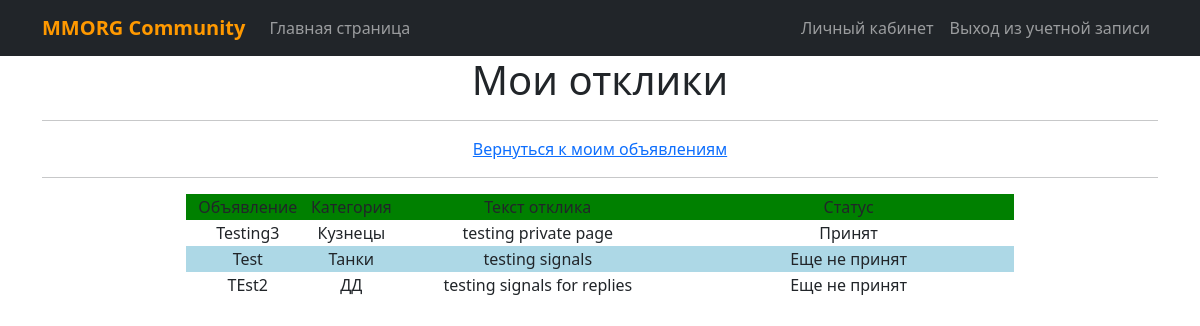
The app's page /user/7/replies (signed in) with its own data.
### board/models.py (models this page shows, shortened)
class Reply(models.Model):
    listing = models.ForeignKey(Listing, on_delete=models.CASCADE)
    author = models.ForeignKey(User, on_delete=models.CASCADE)
    text = models.TextField()
    status = models.BooleanField(default=False)

class Listing(models.Model):
    author = models.ForeignKey(User, on_delete=models.CASCADE)
    dateCreation = dateCreation = models.DateTimeField(auto_now_add=True)
    CATEGORY_CHOICES = (
        ('tank', 'Танки'),
        ('healer', 'Хилы'),
        ('dd', 'ДД'),
        ('trader', 'Торговцы'),
        ('guild_master', 'Гилдмастеры'),
        ('quest_giver', 'Квестгиверы'),
        ('blacksmith', 'Кузнецы'),
        ('leatherworker', 'Кожевники'),
        ('alchemist', 'Зельевары'),
        ('spellcaster', 'Мастера заклинаний'),
    )
    category = models.CharField(max_length=20, choices=CATEGORY_CHOICES)
    title = models.CharField(max_length=100)
    text = models.TextField()
    image1 = models.ImageField(blank=True)
    image2 = models.ImageField(blank=True)
    def get_category_display_ru(self):
        category_choices = dict(self.CATEGORY_CHOICES)
        return category_choices.get(self.category, '')

### board/views.py (the view)
# urls.py: path('user/<int:pk>/replies', AuthorReplies.as_view(), name='author_replies'),
class AuthorReplies(LoginRequiredMixin, ListView):
    model = Reply
    template_name = 'author_replies.html'
    context_object_name = 'author_replies'
    def get_queryset(self):
        self.author = get_object_or_404(User, id=self.kwargs['pk'])
        queryset = Reply.objects.filter(author=self.author)
        return queryset

### templates/author_replies.html (shortened to what this page needs)
{% extends 'flatpages/default.html' %}
{% block content %}
   <h1>Мои отклики</h1>
   <hr>
   <a href="{% url 'author_list' user.id %}">Вернуться к моим объявлениям</a>
 <hr>
   {% if author_replies %}
       <table align="center">
           <tr>
               <td width="15%">Объявление</td>
               <td width="10%">Категория</td>
               <td width="35%">Текст отклика</td>
               <td colspan="7">Статус</td>
           </tr>
           {% for reply in author_replies %}
                  <tr>
                      <td>{{ reply.listing.title }}</td>
                      <td>{{ reply.listing.get_category_display_ru }}</td>
                      <td>{{ reply.text }}</td>
                      {% if reply.status %}
                        <td>Принят</td>
                      {% else %}
                        <td>Еще не принят</td>
                      {% endif %}
                  </tr>
           {% endfor %}
       </table>
   {% else %}
       <h2>Вы пока не откликнулись ни на одно объявление, либо все ваши отклики отклонены!</h2>
   {% endif %}
{% endblock content %}

### templates/author_replies.html (style rules this page uses)
table { border-collapse: collapse; }
tr:first-child { background-color: green; }
tr:nth-child(even) { background-color: white; }
tr:nth-child(odd) { background-color: lightblue; }

### records on screen
Reply: listing "Testing3", listing.get_category_display_ru "Кузнецы", text "testing private page", status "Принят"
Reply: listing "Test", listing.get_category_display_ru "Танки", text "testing signals", status "Еще не принят"
Reply: listing "TEst2", listing.get_category_display_ru "ДД", text "testing signals for replies", status "Еще не принят"
